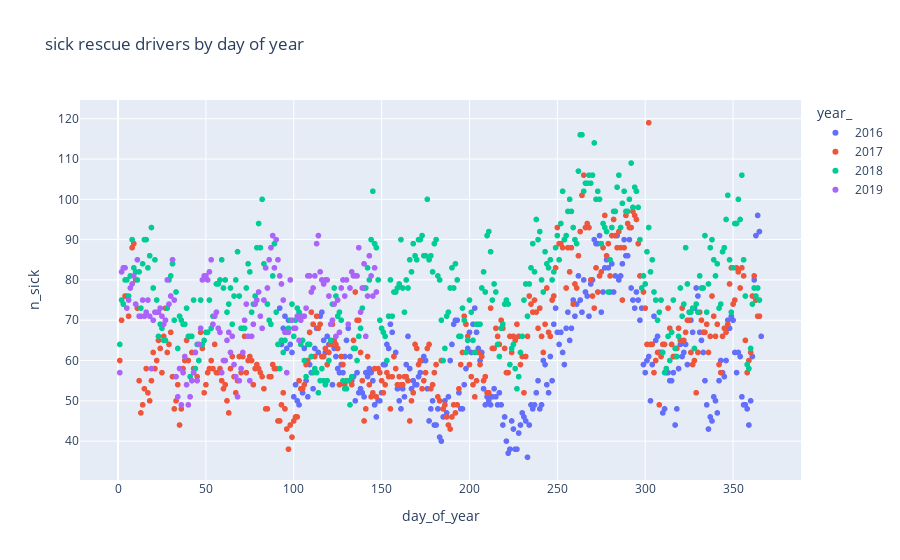

The code cell stored with this chart in its notebook:
### Code cell
# Discovery of seasonal pattern made in d-tale but simple to reproduce with plotly
df_plot = df
df["year_"] = df["year"].astype(str)
fig = px.scatter(df_plot, x="day_of_year", y="n_sick", color="year_",
                 title="sick rescue drivers by day of year")

fig.show()
fig.write_image('sick_doy.pdf')

### Figure 1 — Plotly figure (JSON) as saved in the notebook; plotly's stock layout.template omitted (floating-point values rounded to 4 significant figures; data arrays with more than 128 entries replaced by an {"elided": "..."} marker saying what was removed)
{"data": [{"hovertemplate": "year_=2016<br>day_of_year=%{x}<br>n_sick=%{y}<extra></extra>", "legendgroup": "2016", "marker": {"color": "#636efa", "symbol": "circle"}, "mode": "markers", "name": "2016", "showlegend": true, "type": "scattergl", "x": {"elided": "275 int values"}, "xaxis": "x", "y": {"elided": "275 int values"}, "yaxis": "y"}, {"hovertemplate": "year_=2017<br>day_of_year=%{x}<br>n_sick=%{y}<extra></extra>", "legendgroup": "2017", "marker": {"color": "#EF553B", "symbol": "circle"}, "mode": "markers", "name": "2017", "showlegend": true, "type": "scattergl", "x": {"elided": "365 int values"}, "xaxis": "x", "y": {"elided": "365 int values"}, "yaxis": "y"}, {"hovertemplate": "year_=2018<br>day_of_year=%{x}<br>n_sick=%{y}<extra></extra>", "legendgroup": "2018", "marker": {"color": "#00cc96", "symbol": "circle"}, "mode": "markers", "name": "2018", "showlegend": true, "type": "scattergl", "x": {"elided": "365 int values"}, "xaxis": "x", "y": {"elided": "365 int values"}, "yaxis": "y"}, {"hovertemplate": "year_=2019<br>day_of_year=%{x}<br>n_sick=%{y}<extra></extra>", "legendgroup": "2019", "marker": {"color": "#ab63fa", "symbol": "circle"}, "mode": "markers", "name": "2019", "showlegend": true, "type": "scattergl", "x": {"elided": "147 int values"}, "xaxis": "x", "y": {"elided": "147 int values"}, "yaxis": "y"}], "layout": {"legend": {"title": {"text": "year_"}, "tracegroupgap": 0}, "title": {"text": "sick rescue drivers by day of year"}, "xaxis": {"anchor": "y", "domain": [0, 1], "title": {"text": "day_of_year"}}, "yaxis": {"anchor": "x", "domain": [0, 1], "title": {"text": "n_sick"}}}}
